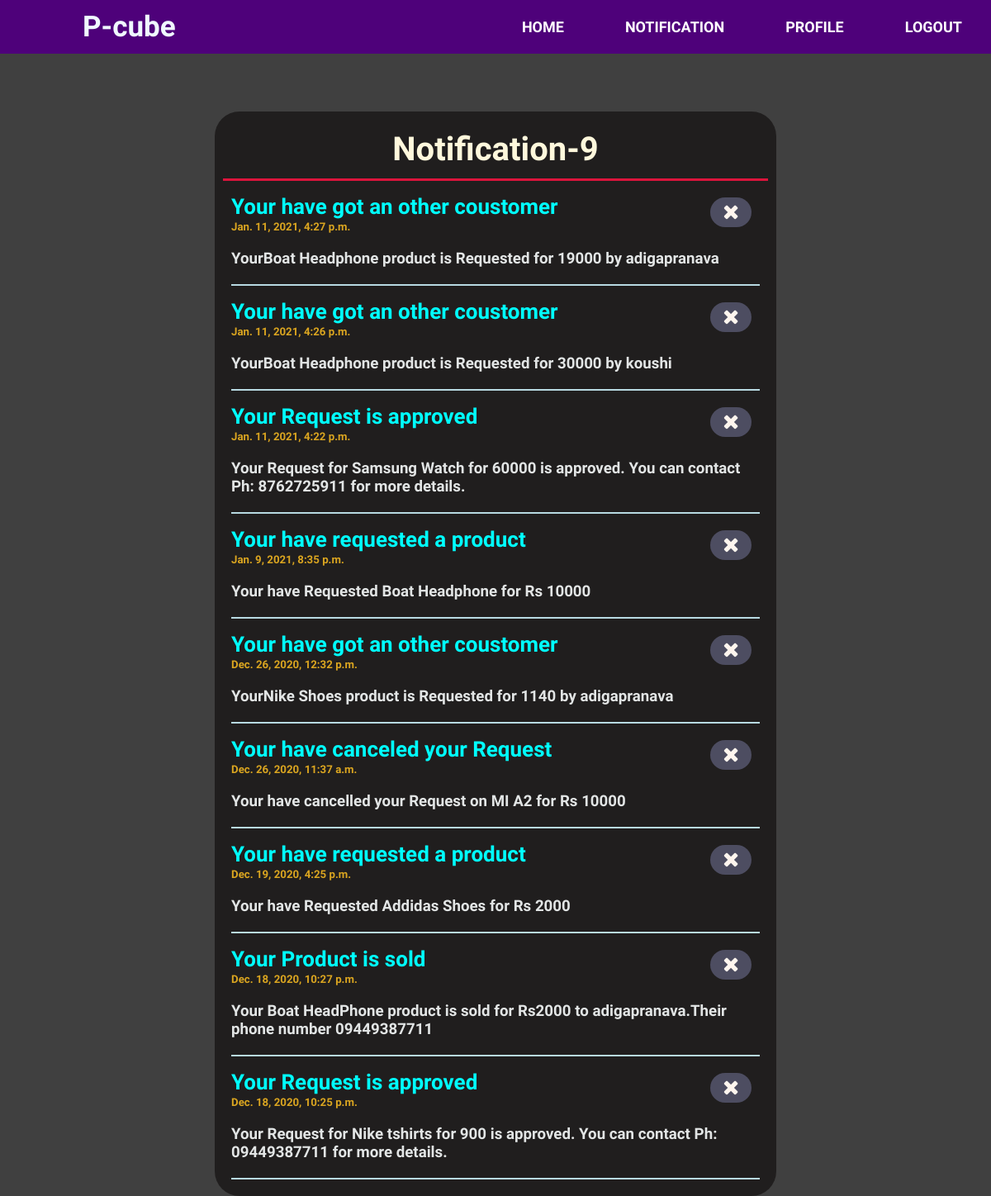
Page /notification/ (signed in) on the earlier database version.
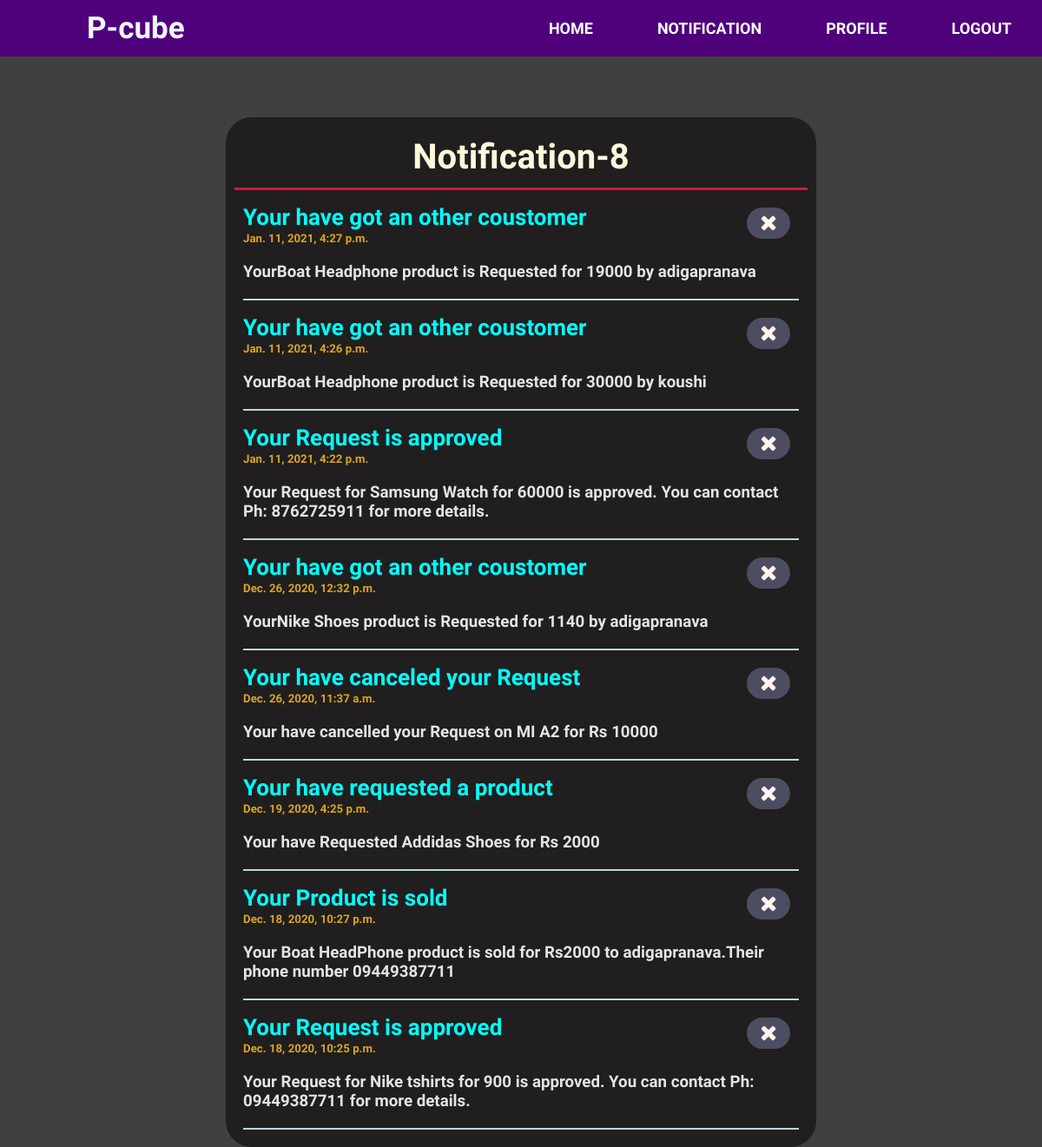
Same page on the later database version.
### pcube/models.py (models this page shows)
class Notification(models.Model):
    post = models.ForeignKey(Post, on_delete=models.CASCADE, blank=True, null=True)
    user = models.ForeignKey(User, on_delete=models.CASCADE)
    title = models.CharField(max_length= 30)
    h1 = models.CharField(max_length= 30)
    discription = discription = models.TextField()
    date_posted = models.DateTimeField(default=timezone.now)

### pcube/views.py (the view)
# urls.py: path('notification/', views.notification, name='notification'),
def notification(request):
    try:
        msgs = Notification.objects.order_by('-date_posted').filter(user = request.user)
        noti_count = msgs.count()
    except:
        msgs = []
        noti_count = 0
    context = {
        'msgs':msgs,
        'msgs_count': noti_count
    }
    return render(request, 'pcube/notification.html',context)

### pcube/templates/pcube/notification.html (shortened to what this page needs)
{% extends 'pcube/base.html' %}
{%load static%}
{% block headers %}
    <link rel="stylesheet" type="text/css" href="{% static 'pcube/notification.css' %}">
{% endblock headers %}
{% block content %}
    <div class="notifications">
        <h2>Notification-{{msgs_count}}</h2>
        {% for msg in msgs %}
        <div class="notification">
            <h1><a href="{% url 'post-detail' msg.post.id %}">{{msg.title}}</a>
                <h5>{{msg.date_posted}}</h5>
                <form action="{% url 'noti-clear' %}" method="POST">
                    <button id="like" class="btn ulk" type="submit" name="noti_id" value="{{ msg.id }}">
                </form>
                <i class="fa fa-close" style="font-size:25px"></i>
            </h1>
            <h3>{{msg.discription}}</h3>
        </div>
        {% endfor %}
    </div>
{% endblock content %}

Differences in the rows shown:
removed Notification: title "Your have requested a product", date_posted "Jan. 9, 2021, 8:35 p.m.", {{ msg.id }} 99 (drawn), discription "Your have Requested Boat Headphone for Rs 10000"
Other differences:
{{ msgs_count }}: "9" → "8"
